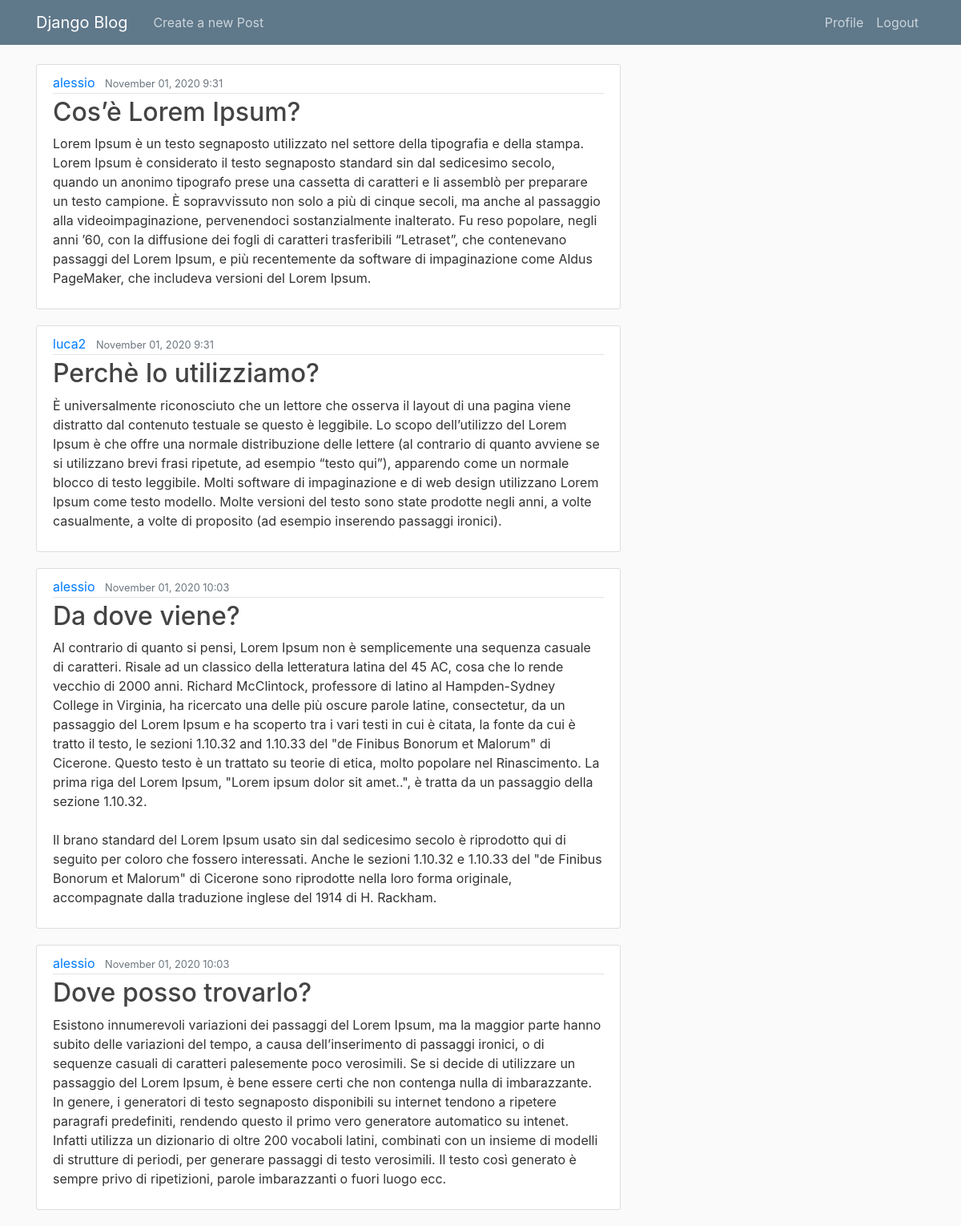
Page /blog/ (signed in) on the committed database.
### blog/models.py (models this page shows, shortened)
class Post(models.Model):
    title = models.CharField(max_length=100)
    content = models.TextField()
    post_date = models.DateTimeField(default=timezone.now)
    author = models.ForeignKey(User, on_delete=models.CASCADE) # if a user is deleted also the post is deleted

### blog/views.py (the view)
# urls.py: 2. Add a URL to urlpatterns:  path('', views.home, name='home')
@login_required
def home(request):
    context = {
        'posts': Post.objects.all(),
    }
    return render(request, 'blog/home.html', context)

### blog/templates/blog/home.html
{% extends 'blog/base.html' %}
{% block content%}
    {% for post in posts%}
    <article class="media content-section">
        <div class="media-body">
          <div class="article-metadata">
            <a class="mr-2" href="#">{{ post.author }}</a>
            <small class="text-muted">{{ post.post_date |date:"F d, Y f" }}</small>
          </div>
          <h2><a class="article-title" href="#">{{ post.title }}</a></h2>
          <p class="article-content">{{ post.content }}</p>
        </div>
      </article>
    {% endfor %}
{% endblock %}

### blog/static/blog/main.css (style rules this page uses)
body { background: #fafafa; color: #333333; margin-top: 5rem; }
h1, h2, h3, h4, h5, h6 { color: #444444; }
.content-section { background: #ffffff; padding: 10px 20px; border: 1px solid #dddddd; border-radius: 3px; margin-bottom: 20px; }
.article-title { color: #444444; }
.article-content { white-space: pre-line; }
.article-metadata { padding-bottom: 1px; margin-bottom: 4px; border-bottom: 1px solid #e3e3e3 }

### rows in the picture
Post: author "alessio", post_date "November 01, 2020 9:31", title "Cos’è Lorem Ipsum?", content "Lorem Ipsum è un testo segnaposto utilizzato nel settore della tipografia e della stampa. Lorem Ipsum è considerato il testo segnaposto standard sin dal sedicesimo secolo, quando un anonimo tipografo prese una cassetta di caratteri e li assemblò per preparare un testo campione. È sopravvissuto non solo a più di cinque secoli, ma anche al passaggio alla videoimpaginazione, pervenendoci sostanzialmente inalterato. Fu reso popolare, negli anni ’60, con la diffusione dei fogli di caratteri trasferibili “Letraset”, che contenevano passaggi del Lorem Ipsum, e più recentemente da software di impaginazione come Aldus PageMaker, che includeva versioni del Lorem Ipsum."
Post: author "luca2", post_date "November 01, 2020 9:31", title "Perchè lo utilizziamo?", content "È universalmente riconosciuto che un lettore che osserva il layout di una pagina viene distratto dal contenuto testuale se questo è leggibile. Lo scopo dell’utilizzo del Lorem Ipsum è che offre una normale distribuzione delle lettere (al contrario di quanto avviene se si utilizzano brevi frasi ripetute, ad esempio “testo qui”), apparendo come un normale blocco di testo leggibile. Molti software di impaginazione e di web design utilizzano Lorem Ipsum come testo modello. Molte versioni del testo sono state prodotte negli anni, a volte casualmente, a volte di proposito (ad esempio inserendo passaggi ironici)."
Post: author "alessio", post_date "November 01, 2020 10:03", title "Da dove viene?", content "Al contrario di quanto si pensi, Lorem Ipsum non è semplicemente una sequenza casuale di caratteri. Risale ad un classico della letteratura latina del 45 AC, cosa che lo rende vecchio di 2000 anni. Richard McClintock, professore di latino al Hampden-Sydney College in Virginia, ha ricercato una delle più oscure parole latine, consectetur, da un passaggio del Lorem Ipsum e ha scoperto tra i vari testi in cui è citata, la fonte da cui è tratto il testo, le sezioni 1.10.32 and 1.10.33 del \"de Finibus Bonorum et Malorum\" di Cicerone. Questo testo è un trattato su teorie di etica, molto popolare nel Rinascimento. La prima riga del Lorem Ipsum, \"Lorem ipsum dolor sit amet..\", è tratta da un…"
Post: author "alessio", post_date "November 01, 2020 10:03", title "Dove posso trovarlo?", content "Esistono innumerevoli variazioni dei passaggi del Lorem Ipsum, ma la maggior parte hanno subito delle variazioni del tempo, a causa dell’inserimento di passaggi ironici, o di sequenze casuali di caratteri palesemente poco verosimili. Se si decide di utilizzare un passaggio del Lorem Ipsum, è bene essere certi che non contenga nulla di imbarazzante. In genere, i generatori di testo segnaposto disponibili su internet tendono a ripetere paragrafi predefiniti, rendendo questo il primo vero generatore automatico su intenet. Infatti utilizza un dizionario di oltre 200 vocaboli latini, combinati con un insieme di modelli di strutture di periodi, per generare passaggi di testo verosimili. Il testo…"
